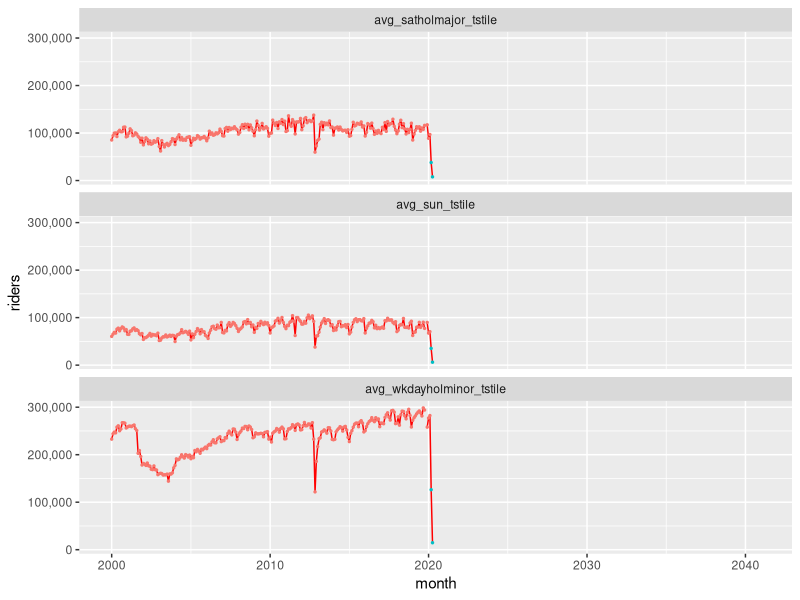
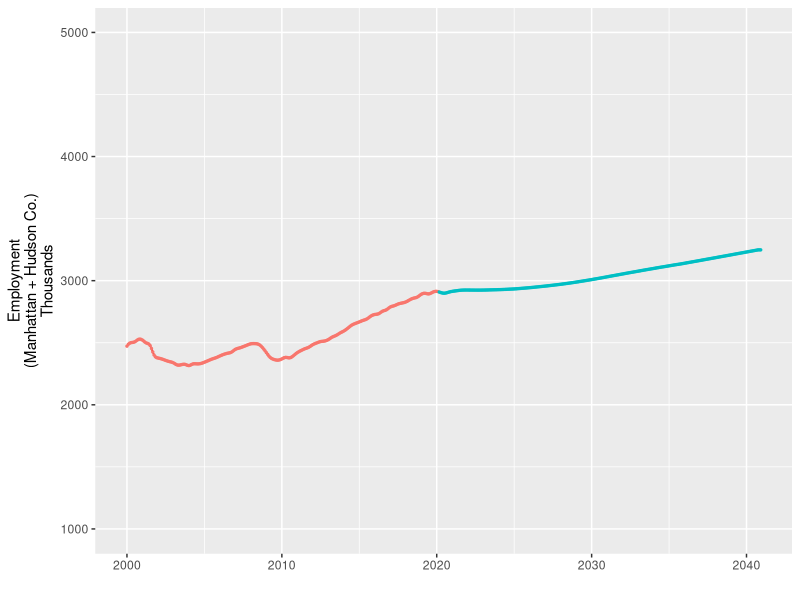
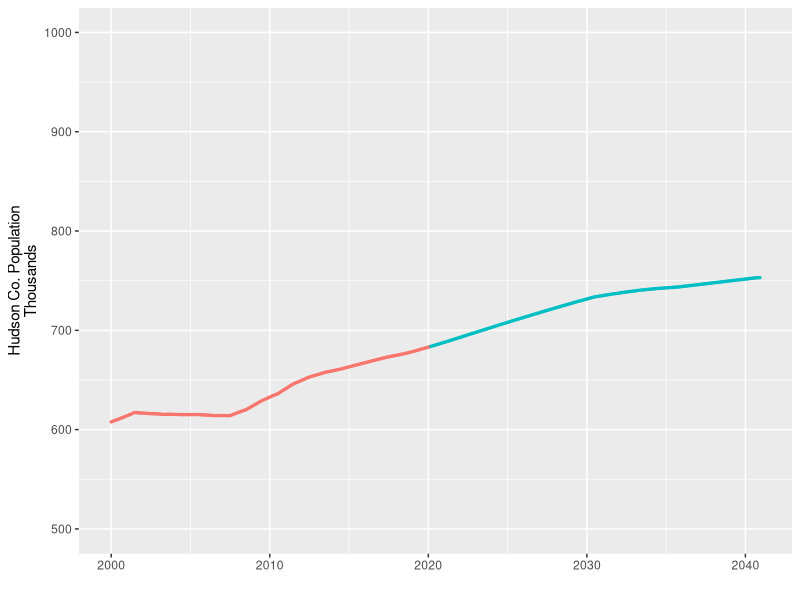

Write the R code that produced these figures, in order. (Note: this script raises an error after producing the figures.)
## ---- chunk 1
knitr::opts_chunk$set(echo = FALSE, include = TRUE, message = FALSE, warning = FALSE, tidy.opts=list(width.cutoff=60),tidy=TRUE) # Echo is the code and include is the output  
## ---- chunk 2
setwd("~/Dropbox/Work and research/Port Authority/pathforecast")

cat("\014") # clear the console 
rm(list=ls()) 
options(scipen=999) 

library(broom) 
library(knitr) 
library(zoo) 
library(reshape2) 
library(forecast) 
library(tseries) 
library(dplyr) 
library(lubridate) 
library(doBy) 
library(mice) 
library(lmtest) 
library(tidyr) 
library(stringr) 
library(zoo) 
library(ggplot2) 
library(scales) 
library(openxlsx) 
library(writexl)
library(formatR) 

start = "2004-01-01" 
## ---- chunk 3
end = "2020-02-01" 
end_and_one = "2020-03-01" 
## ---- chunk 4
extra = as.Date(end_and_one)-as.Date(end) 
future = "2040-12-31" 

elapsed_months <- function(end_date, start_date) {
  ed <- as.POSIXlt(end_date) 
  sd <- as.POSIXlt(start_date) 
  12 * (ed$year - sd$year) + (ed$mon - sd$mon) 
}
horizon = elapsed_months(future,start)+1 
forec_horizon = elapsed_months(future,end) 
## ---- chunk 5
# Import quarterly variables and convert quarterly to monthly. 
jobs = read.csv("./input data/econ_vars_quar 2020_06.csv") 

jobs1 = jobs#[complete.cases(jobs),] # IF QUARTERS ARE 'AVERAGE' OF RELEVANT THREE MONTHS (define 'average' later) 

jobs1$Month = as.Date(jobs1$Month, "%m/%d/%y") 

jobs1 = read.zoo(jobs1) # Converts the data frame to a time series matrix 

tt = as.yearmon(seq(start(jobs1), end(jobs1), "month")) # Makes months, different format

zm = as.data.frame(na.spline(jobs1, as.yearmon, xout = tt)) 
zm$month = seq(as.Date("2000/1/1"), as.Date("2040/10/01"), by="month") # Add date 

zm2 = subset(zm,zm$month=="2040-10-01") 
zm3 = subset(zm,zm$month=="2040-10-01") 
zm2$month="2040-11-01" 
zm3$month="2040-12-01" 
zm=rbind(zm,zm2) 
zm=rbind(zm,zm3) 

zm = zm[order(as.Date(zm$month, format="%Y-%m-%d")),] 

econ_month = zm 
names(econ_month) = tolower(names(econ_month)) 
## ---- chunk 6
# Save economic monthly variables as: 
write.csv(econ_month,"./input data/econ_vars_months 2020_06.csv") 
## ---- chunk 7
rm(jobs,jobs1,tt,zm,zm2,zm3) 
## ---- chunk 8
path = read.csv("./input data/PATH_PaxCounts_2000-2009+2010-2020Apr.csv") 
path$month = as.Date(paste(path$year,str_pad(path$month, 2, pad = "0"),"01",sep="-"))
path$year = NULL 
## ---- chunk 9
kable(head(path[c(1:4)],6),caption="Sample: PATH ridership file pt 1") 
kable(head(path[c(5:8)],6),caption="Sample: PATH ridership file pt 2") 

# Other data 
days = read.csv("./input data/dates_dummies.csv") 
days$month = as.Date(days$month, "%m/%d/%y") 

fare = read.csv("./input data/fare_nominal.csv") 
fare$month = as.Date(fare$month, "%m/%d/%y") 

# Merge 
path = merge(days,path, all.x = TRUE)#,by="month") 
path = merge(path,fare)#,by="month") 
path = merge(path,econ_month) 
## ---- chunk 10
path$cpi_base = path[path$month==end, "cpi_2020_06"] 
path$real_farefare = ifelse(path$month <= end, path$fare_nominal * path$cpi_base / path$cpi_2020_06, max(path$fare_nominal)) 
path$cpi_base = NULL 
## ---- chunk 11
keycol = "type"
valuecol = "riders"
gathercols = c("avg_wkdayholminor_tstile", "avg_satholmajor_tstile", "avg_sun_tstile") 
brief = gather_(path, keycol, valuecol, gathercols)
brief = brief[c(1,40:41)] 
ggplot(data=brief, aes(x=month, y=riders, group=1, colour=(month>"2020-02-01"))) +
  geom_line(color="red") + 
  geom_point(size=0.5) + 
  theme(legend.position="none") + 
  facet_wrap(~type, ncol = 1) + #, scales = "free")
  scale_y_continuous(labels=comma) 
## ---- chunk 12
before = subset(path, path$month<=end & path$month>="2004-01-01") #before = head(path, 218)
after = subset(path, path$month>end) #after = tail(path, 250) 
## ---- chunk 13
### WEEKDAYS 
oldreg=as.matrix(data.frame(before$man_hud,                       
                            before$dummy_2,  before$dummy_3,  before$dummy_4, 
                            before$dummy_5, before$dummy_6, before$dummy_7, 
                            before$dummy_8, before$dummy_9, 
                            before$dummy_10, before$dummy_11, before$dummy_12, 
                            before$dum_911_base, before$supersandy,  before$real_farefare)) 
newreg=as.matrix(data.frame(after$man_hud, 
                            after$dummy_2, after$dummy_3, after$dummy_4, after$dummy_5,  
                            after$dummy_6, after$dummy_7,  after$dummy_8,  after$dummy_9,  
                            after$dummy_10, after$dummy_11, after$dummy_12,
                            after$dum_911_base, after$supersandy, after$real_farefare))

### SATURDAY & SUNDAY 
oldregsat=as.matrix(data.frame(before$pop_hudson, 
                            before$dummy_2, before$dummy_3, before$dummy_4, before$dummy_5,
                            before$dummy_6, before$dummy_7, before$dummy_8, before$dummy_9,                             before$dummy_10, before$dummy_11, before$dummy_12, 
                            before$dum_911_base, 
                            before$supersandy, before$end_close, before$real_farefare))
newregsat=as.matrix(data.frame(after$pop_hudson,  
                            after$dummy_2, after$dummy_3, after$dummy_4, after$dummy_5, 
                            after$dummy_6, after$dummy_7, after$dummy_8, after$dummy_9, 
                            after$dummy_10, after$dummy_11, after$dummy_12, 
                            after$dum_911_base, 
                            after$supersandy, after$end_close, after$real_farefare))
## ---- chunk 14
#Code for scenarios
oldreg_pess = as.matrix(data.frame(before$man_hud_pess,                       
                            before$dummy_2,  before$dummy_3,  before$dummy_4, 
                            before$dummy_5, before$dummy_6, before$dummy_7, 
                            before$dummy_8, before$dummy_9, 
                            before$dummy_10, before$dummy_11, before$dummy_12, 
                            before$dum_911_base, before$supersandy,  before$real_farefare)) 
newreg_pess=as.matrix(data.frame(after$man_hud_pess, 
                            after$dummy_2, after$dummy_3, after$dummy_4, after$dummy_5,  
                            after$dummy_6, after$dummy_7,  after$dummy_8,  after$dummy_9,  
                            after$dummy_10, after$dummy_11, after$dummy_12,
                            after$dum_911_base, after$supersandy, after$real_farefare))
oldreg_opt = as.matrix(data.frame(before$man_hud_opt,
                            before$dummy_2,  before$dummy_3,  before$dummy_4, 
                            before$dummy_5, before$dummy_6, before$dummy_7, 
                            before$dummy_8, before$dummy_9, 
                            before$dummy_10, before$dummy_11, before$dummy_12, 
                            before$dum_911_base, before$supersandy,  before$real_farefare)) 
newreg_opt = as.matrix(data.frame(after$man_hud_opt, 
                            after$dummy_2, after$dummy_3, after$dummy_4, after$dummy_5,  
                            after$dummy_6, after$dummy_7,  after$dummy_8,  after$dummy_9,  
                            after$dummy_10, after$dummy_11, after$dummy_12,
                            after$dum_911_base, after$supersandy, after$real_farefare))
## ---- chunk 15
ggplot(data=path, aes(x=month, y=man_hud, group=1, colour=(month>"2020-02-01"))) +
  geom_line(color="red") + 
  geom_point(size=0.5) + 
  theme(legend.position="none") + 
  ylim(1000, 5000) + 
  ylab("Employment\n(Manhattan + Hudson Co.)\nThousands") + 
  xlab("") 
## ---- chunk 16
ggplot(data=path, aes(x=month, y=pop_hudson, group=1, colour=(month>"2020-02-01"))) +
  geom_line(color="green") + 
  geom_point(size=0.5) + 
  theme(legend.position="none") + 
  ylim(500,1000) + 
  ylab("Hudson Co. Population\nThousands") + 
  xlab("") 
## ---- chunk 17
fit = arima(ts(before$avg_wkdayholminor_tstile),xreg = oldreg, order=c(0,0,1), include.mean=T)
## ---- chunk 18
fitsat = arima(ts(before$avg_satholmajor_tstile),xreg=oldregsat,order=c(1,1,0))
## ---- chunk 19
fitsun = arima(ts(before$avg_sun_tstile),xreg=oldregsat,order=c(1,1,1))
## ---- chunk 20
#Scenarios
fit_pess = arima(ts(before$avg_wkdayholminor_tstile),xreg = oldreg_pess, order=c(0,0,1), include.mean=T)
fit_opt = arima(ts(before$avg_wkdayholminor_tstile),xreg = oldreg_opt, order=c(0,0,1), include.mean=T)
## ---- chunk 21
pathpredict = predict(fit, n.ahead=forec_horizon, newxreg=newreg) # level=95 #interval = "prediction", conf.level=.9) 
pathpredictsat = predict(fitsat, n.ahead=forec_horizon, newxreg=newregsat) 
pathpredictsun = predict(fitsun, n.ahead=forec_horizon, newxreg=newregsat) 
pathpredict_pess = predict(fit_pess, n.ahead=forec_horizon, newxreg=newreg_pess) 
pathpredict_opt = predict(fit_opt, n.ahead=forec_horizon, newxreg=newreg_opt) 
## ---- chunk 22
pathpredict_by_month = as.data.frame(cbind(pathpredict$pred,pathpredictsat$pred,pathpredictsun$pred,pathpredict_pess$pred,pathpredict_opt$pred)); names(pathpredict_by_month) = c("avg_wkdayholminor_tstile","avg_satholmajor_tstile","avg_sun_tstile","pess_wkdayholminor","opt_wkdayholminor") 
pathpredict_by_month$month = seq(as.Date(end)+extra,as.Date(future),by="mon") 
## ---- chunk 23
# Add old data back to the pile. Limit it to data from the current year. 
before_mini = subset(before,year(before$month)>=2020 & before$month<=end) 
before_mini = before_mini %>% select(avg_wkdayholminor_tstile, avg_satholmajor_tstile, avg_sun_tstile, month)
before_mini$pess_wkdayholminor = before_mini$avg_wkdayholminor_tstile
before_mini$opt_wkdayholminor = before_mini$avg_wkdayholminor_tstile
pathpredict_by_month = rbind(pathpredict_by_month, before_mini) 
## ---- chunk 24
# Now multiply by number of days per month ... 
pathpredict_by_month = merge(pathpredict_by_month,days) 
pathpredict_by_month$sum_wkdayholminor = pathpredict_by_month$avg_wkdayholminor_tstile*pathpredict_by_month$num_wkdayholminor
pathpredict_by_month$sum_satholmajor = pathpredict_by_month$avg_satholmajor_tstile*pathpredict_by_month$num_satholmajor
pathpredict_by_month$sum_sun = pathpredict_by_month$avg_sun_tstile*pathpredict_by_month$num_sun
pathpredict_by_month$sum_wkday_pess =  pathpredict_by_month$pess_wkdayholminor*pathpredict_by_month$num_wkdayholminor
pathpredict_by_month$sum_wkday_opt =  pathpredict_by_month$opt_wkdayholminor*pathpredict_by_month$num_wkdayholminor
## ---- chunk 25
# Annual 
pathpredict_by_month$year = year(pathpredict_by_month$month) 
pathpredict_year = summaryBy(sum_wkdayholminor + sum_satholmajor + sum_sun + sum_wkday_pess + sum_wkday_opt ~ year, data = pathpredict_by_month, FUN = sum); names(pathpredict_year) = c("year","base_wkday", "saturday", "sunday","pess_wkday","opt_wkday") 
pathpredict_year$base_total = pathpredict_year$base_wkday + pathpredict_year$saturday + pathpredict_year$sunday 
pathpredict_year$pess_total = pathpredict_year$pess_wkday + pathpredict_year$saturday + pathpredict_year$sunday 
pathpredict_year$opt_total = pathpredict_year$opt_wkday + pathpredict_year$saturday + pathpredict_year$sunday
pathpredict_by_month$year = NULL 
pathpredict_year = pathpredict_year[c(1,2,3,4,7,5,8,6,9)]
## ---- chunk 26
out1 = tidy(fit) 
out2 = glance(fit) 
out2.5 = accuracy(fit) 
out3 = tidy(fitsat) 
out4 = glance(fitsat)
out4.5 = accuracy(fitsat) 
out5 = tidy(fitsun) 
out6 = glance(fitsun) 
out6.5 = accuracy(fitsun) 
## ---- chunk 27
resids = as.data.frame(cbind(as.vector(resid(fit)),as.vector(resid(fitsat)),as.vector(resid(fitsun)))); names(resids) = c("Weekday_residuals", "Saturday_residuals", "Sunday_residuals")
## ---- chunk 28
#mydata[c(1,5:10)]
kable(pathpredict_year[c(1:5)],caption="Annual Results", digits = 3, format.args = list(big.mark = ",", 
  scientific = FALSE))
## ---- chunk 29
kable(pathpredict_year[c(1,6,8,3,4,7,9)],caption="Scenarios", digits = 3, format.args = list(big.mark = ",", 
  scientific = FALSE))
## ---- chunk 30
pathpredict_by_month$weekdays = NULL 
pathpredict_by_month$saturdays = NULL 
pathpredict_by_month$sundays = NULL 
pathpredict_by_month$year = NULL 
## ---- chunk 31
sheets = list(Data = path, Monthly_Output = pathpredict_by_month, Annual_Output = pathpredict_year, Residuals = resids)  
write_xlsx(sheets, "./output data/Output 2020-06.xlsx") # This exports and names the file. 
## ---- chunk 32
kable(out1,caption="Weekday Coefficients") 
kable(out2,caption="Weekday Diagnostics")
kable(out2.5,caption="Weekday Additional Diagnostics")
## ---- chunk 33
kable(out3,caption="Saturday Coefficients") 
kable(out4,caption="Saturday Diagnostics")
kable(out4.5,caption="Saturday Additional Diagnostics")
## ---- chunk 34
kable(out5,caption="Sunday Coefficients") 
kable(out6,caption="Sunday Diagnostics")
kable(out6.5,caption="Sunday Additional Diagnostics")
## ---- chunk 35
#resids$index = 1:nrow(resids) 
resids$index = seq(as.Date("2004/1/1"), as.Date("2020/2/1"), by="month") # Add date 
ggplot(data=resids, aes(x=index, y=Weekday_residuals, group=1)) +
  geom_line(color="gray")
ggplot(data=resids, aes(x=index, y=Saturday_residuals, group=1)) +
  geom_line(color="gray")
ggplot(data=resids, aes(x=index, y=Sunday_residuals, group=1)) +
  geom_line(color="gray")
